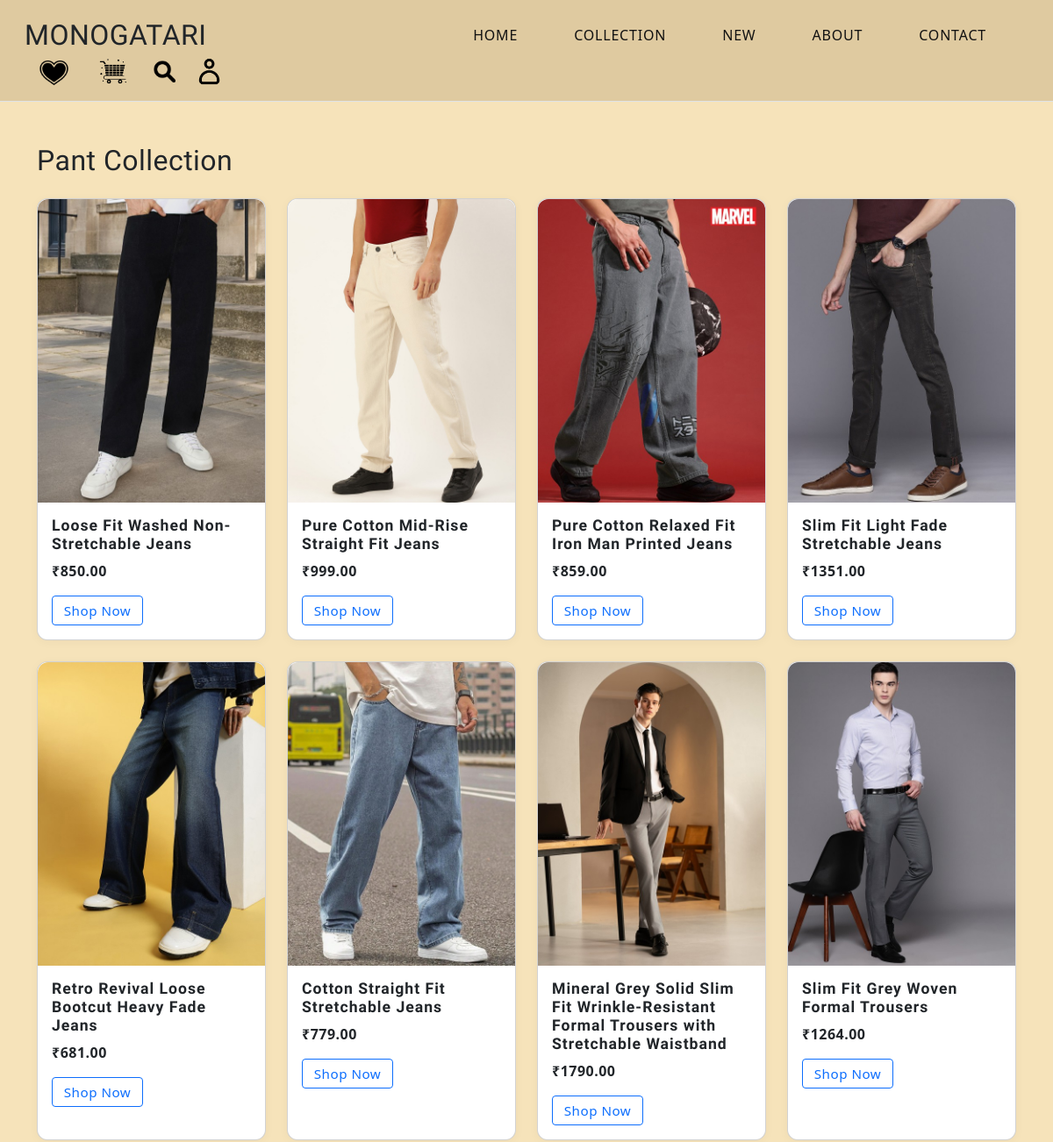
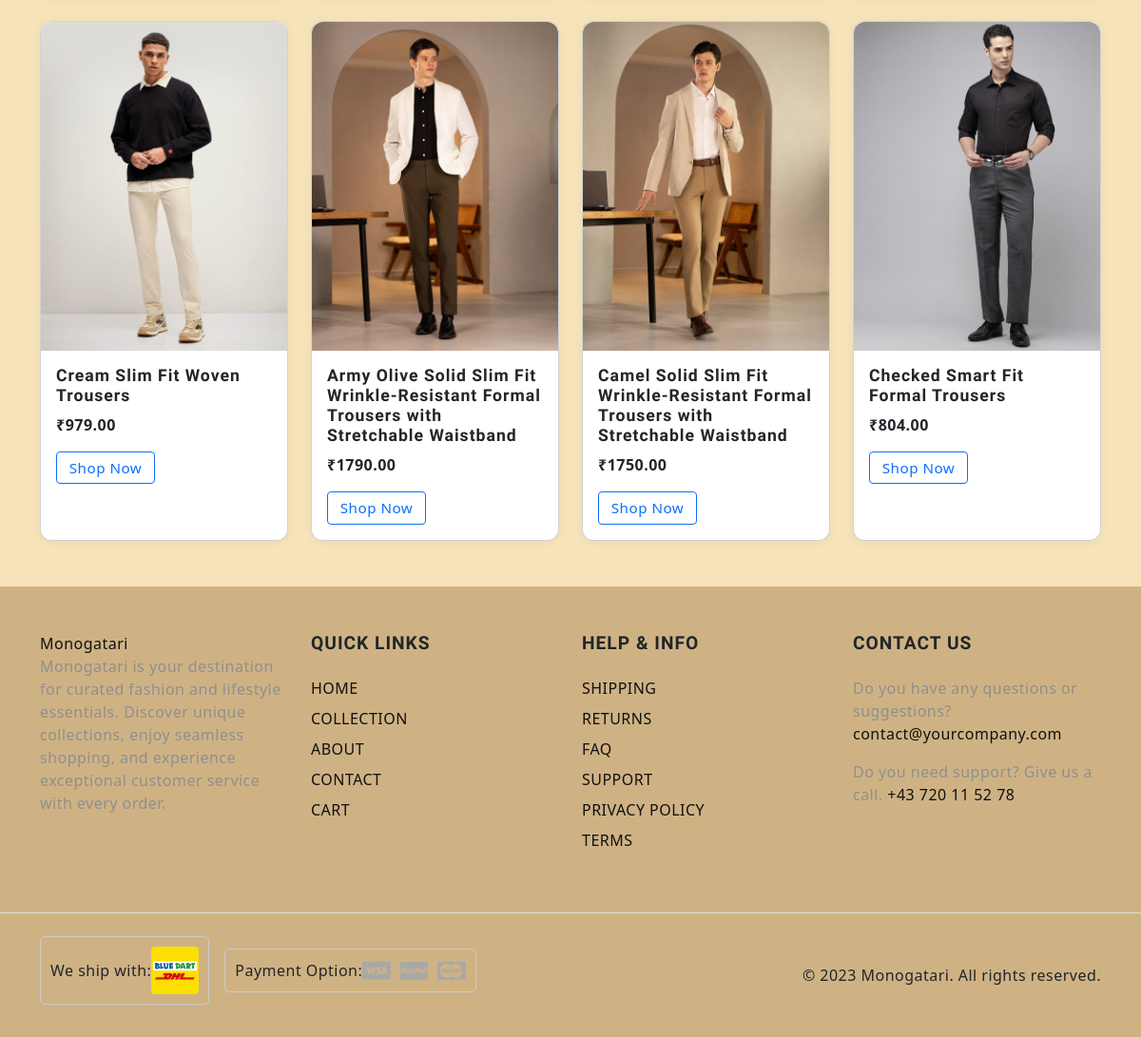
Page /pant/ on the committed database (2 pictures, top to bottom).
### shop/models.py (models this page shows, shortened)
class Product(models.Model):
    CATEGORY_CHOICES = [
        ('shirt', 'Shirt'),
        ('pant', 'Pant'),
        ('coat', 'Coat'),
        ('skirt', 'Skirt'),
        ('top', 'Top'),
        ('dress', 'Dress'),
    ]
    GENDER_CHOICES = [
        ('men', 'Men'),
        ('women', 'Women'),
    ]
    name = models.CharField(max_length=100)
    description = models.TextField()
    composition = models.TextField(blank=True)
    care = models.TextField(blank=True)
    disclaimer = models.TextField(blank=True)
    price = models.DecimalField(max_digits=8, decimal_places=2)
    image = models.ImageField(upload_to='products/')
    slug = models.SlugField(unique=True, blank=True)
    category = models.CharField(max_length=20, choices=CATEGORY_CHOICES)
    sizes = models.CharField(max_length=100, default="S", help_text="Comma-separated sizes, e.g. S,M,L,XL")
    gender = models.CharField(max_length=10, choices=GENDER_CHOICES, default='unisex')

### shop/views.py (the view)
# urls.py: path('<str:category>/', views.product_list, name='product_list'),
def product_list(request, category=None):
    products = Product.objects.all()
    if category:
        products = products.filter(category=category)
    product_filter = ProductFilter(request.GET, queryset=products)
    return render(request, 'product_list.html', {
        'filter': product_filter,
        'category': category,
        'products': product_filter.qs,  # <-- Add this line
    })

### templates/product_list.html (shortened to what this page needs)
{% extends "base.html" %}
{% block content %}
<div class="container my-5">
    <h2 class="mb-4 text-capitalize">{{ category }} Collection</h2>
    <div class="row g-4">
        {% for product in products %}
        <div class="col-12 col-sm-6 col-md-4 col-lg-3">
            <div class="card h-100">
                <img src="{{ product.image.url }}" class="card-img-top" alt="{{ product.name }}">
                <div class="card-body">
                    <h5 class="card-title">{{ product.name }}</h5>
                    <p class="card-text fw-bold">₹{{ product.price }}</p>
                    <a href="{% url 'product_detail' category=product.category slug=product.slug %}" class="btn btn-outline-primary btn-sm">Shop Now</a>
                </div>
            </div>
        </div>
        {% endfor %}
    </div>
</div>
{% endblock %}

### templates/base.html (shortened to what this page needs)
{% load static %}
<!DOCTYPE html>
<html>
<head>
    <link href="https://cdn.jsdelivr.net/npm/bootstrap@5.3.0-alpha3/dist/css/bootstrap.min.css" rel="stylesheet">
    <link rel="stylesheet" href="https://cdn.jsdelivr.net/npm/swiper@9/swiper-bundle.min.css" />
    <link rel="stylesheet" href="https://cdnjs.cloudflare.com/ajax/libs/animate.css/4.1.1/animate.min.css"/>
    <link rel="stylesheet" type="text/css" href="{% static 'css/base.css' %}">
    <link href="https://cdn.jsdelivr.net/npm/bootstrap@5.3.0-alpha3/dist/css/bootstrap.min.css" rel="stylesheet"
>
    <link rel="stylesheet" href="https://cdn.jsdelivr.net/npm/bootstrap-icons@1.11.3/font/bootstrap-icons.css">
</head>
<body>
    {% include "header.html" %}
    <main>
        {% block content %}{% endblock %}
    </main>
    {% include "footer.html" %}
</body>
</html>

### templates/header.html (shortened to what this page needs)
{% load static %}
<nav class="navbar navbar-expand-lg text-uppercase fs-6 p-3 border-bottom align-items-center">
    <div class="container-fluid">
        <div class="row justify-content-between align-items-center w-100">
            <div class="col-auto">
                <a class="navbar-brand text-dark" href="{% url 'home' %}">
                    Monogatari
                </a>
            </div>
            <div class="col-auto">
                <div class="offcanvas offcanvas-end" tabindex="-1" id="offcanvasNavbar"
                    aria-labelledby="offcanvasNavbarLabel">
                    <div class="offcanvas-body">
                        <ul class="navbar-nav justify-content-end flex-grow-1 gap-1 gap-md-5 pe-3">
                            <li class="nav-item"><a class="nav-link" href="{% url 'home' %}">Home</a></li>
                            <li class="nav-item"><a class="nav-link" href="{% url 'collection' %}">Collection</a></li>
                            <li class="nav-item"><a class="nav-link" href="{% url 'new' %}">New</a></li>
                            <li class="nav-item"><a class="nav-link" href="{% url 'about' %}">About</a></li>
                            <li class="nav-item"><a class="nav-link" href="{% url 'contact' %}">Contact</a></li>
                        </ul>
                    </div>
                </div>
            </div>
            <div class="col-3 col-lg-auto">
                <ul class="list-unstyled d-flex m-0">
                    <li class="d-none d-lg-block">
                        <a href="{% url 'wishlist' %}" class="text-uppercase mx-3"><img src="{% static "images/wishlist.png" %}" width="35px"></a>
                    </li>
                    <li class="d-none d-lg-block">
                        <a href="{% url 'cart' %}" class="text-uppercase mx-3"><img src="{% static "images/cart.png" %}" width="35px"></a>
                    </li>
                    <li class="search-box mx-2">
                        <a href="{% url 'search' %}" class="search-button"><img src="{% static "images/search.png" %}" width="35px"></a>
                    </li>
                    <li class="account-icon mx-2">
                        {% if user.is_authenticated %}
                            <a href="{% url 'users:profile' %}" class="profile-button">
                                <img src="{% static "images/profile.png" %}" width="35px">
                            </a>
                        {% else %}
                            <a href="{% url 'users:login' %}" class="profile-button">
                                <img src="{% static "images/profile.png" %}" width="35px">
                            </a>
                        {% endif %}
                    </li>
                </ul>
            </div>
        </div>
    </div>
</nav>

### templates/footer.html (shortened to what this page needs)
{% load static %}
<footer id="footer" class="mt-5">
    <div class="container">
        <div class="row d-flex flex-wrap justify-content-between py-5">
            <div class="col-md-3 col-sm-6">
                <div class="footer-menu">
                    <a href="{% url 'home' %}">Monogatari</a>
                    <span class="footer-desc">
                        Monogatari is your destination for curated fashion and lifestyle essentials. Discover unique collections, enjoy seamless shopping, and experience exceptional customer service with every order.
                    </span>
                </div>
            </div>
            <div class="col-md-3 col-sm-6">
                <div class="footer-menu">
                    <h5 class="widget-title text-uppercase mb-4">Quick Links</h5>
                    <ul class="menu-list list-unstyled text-uppercase border-animation-left fs-6">
                        <li class="menu-item"><a href="{% url 'home' %}">Home</a></li>
                        <li class="menu-item"><a href="{% url 'collection' %}">Collection</a></li>
                        <li class="menu-item"><a href="{% url 'about' %}">About</a></li>
                        <li class="menu-item"><a href="{% url 'contact' %}">Contact</a></li>
                        <li class="menu-item"><a href="{% url 'cart' %}">Cart</a></li>
                    </ul>
                </div>
            </div>
            <div class="col-md-3 col-sm-6">
                <div class="footer-menu">
                    <h5 class="widget-title text-uppercase mb-4">Help & Info</h5>
                    <ul class="menu-list list-unstyled text-uppercase border-animation-left fs-6">
                        <li class="menu-item"><a href="#">Shipping</a></li>
                        <li class="menu-item"><a href="#">Returns</a></li>
                        <li class="menu-item"><a href="#">FAQ</a></li>
                        <li class="menu-item"><a href="#">Support</a></li>
                        <li class="menu-item"><a href="#">Privacy Policy</a></li>
                        <li class="menu-item"><a href="#">Terms</a></li>
                    </ul>
                </div>
            </div>
            <div class="col-md-3 col-sm-6">
                <div class="footer-menu">
                    <h5 class="widget-title text-uppercase mb-4">Contact Us</h5>
                    <span class="footer-desc">Do you have any questions or suggestions? <a href="mailto:contact@yourcompany.com" class="item-anchor">contact@yourcompany.com</a></span>
                    <span class="footer-desc">Do you need support? Give us a call. <a href="tel:+43 720 11 52 78" class="item-anchor">+43 720 11 52 78</a></span>
                </div>
            </div>
        </div>
    </div>
    <div class="border-top py-4">
        <div class="container">
            <div class="row">
                <div class="col-md-6 d-flex flex-wrap align-items-center">
                    <div class="shipping me-3">
                        <span>We ship with:</span>
                        <img src="{% static 'images/ship.png' %}" alt="icon" width="50px">
                    </div>
                    <div class="payment-option">
                        <span>Payment Option:</span>
                        <img src="{% static 'images/visa-card.png' %}" alt="card">
                        <img src="{% static 'images/paypal-card.png' %}" alt="card">
                        <img src="{% static 'images/master-card.png' %}" alt="card">
                    </div>
                </div>
                <div class="col-md-6 text-end align-self-center">
                    <div class="copyright-text">
                        <p class="mb-0">&copy; 2023 Monogatari. All rights reserved.</p>
                    </div>
                </div>
            </div>
        </div>
    </div>
</footer>

### static/css/base.css (style rules this page uses)
:root { --heading-font: "Marcellus", Roboto, sans-serif; --body-font: "Jost", Roboto, sans-serif; --heading-color: #111; --body-color: #8f8f8f; --primary: #8C907E; --light: #F1F1F0; --dark: #212529; --black: #111; --link-color: #111; --link-hover: #8C907E; }
body { font-family: var(--body-font); font-size: 18px; font-weight: 400; line-height: 1.5; color: var(--body-color); letter-spacing: 0.03rem; background: #f6e3ba !important; }
h1, h2, h3, h4, h5, h6 { font-family: var(--heading-font); color: var(--heading-color); font-weight: 400; line-height: 1.24; margin: 25px 0 15px 0; }
h2 { font-size: 3.6rem; }
h5 { font-size: 1.4rem; letter-spacing: 1px; }
a { color: var(--link-color); text-decoration: none; transition: color 0.2s; }
.container-fluid { max-width: 1800px; }
.navbar { background-color: #DFCAA0; border-bottom: 1px solid #eee; }
.navbar .navbar-brand { font-family: var(--heading-font); font-size: 2rem; color: var(--black); }
.navbar-nav .nav-link { color: var(--black); font-weight: 500; letter-spacing: 0.05em; }
footer { background-color: #CFB284; color: var(--dark); font-size: 1rem; }
footer a { color: var(--black); text-decoration: none; transition: color 0.2s; }
.footer-menu .widget-title { font-size: 1.2rem; font-weight: 700; margin-bottom: 1rem; }
.footer-menu ul { padding-left: 0; list-style: none; }
.footer-menu ul li { margin-bottom: 0.5rem; }
.footer-menu .footer-desc { display: block; margin-bottom: 1rem; color: var(--body-color); font-size: 1rem; }
.shipping { display: flex; justify-content: space-between; align-items: center; padding: 10px; border: 1px solid #ccc; border-radius: 5px; margin-bottom: 10px; }
.payment-option { display: flex; justify-content: space-between; align-items: center; padding: 10px; border: 1px solid #ccc; border-radius: 5px; margin-bottom: 10px; }
.payment-option img { margin-right: 10px; }
.payment-option img:last-child { margin-right: 0; }
.text-uppercase { text-transform: uppercase; }
.text-dark { color: var(--black) !important; }
.mt-5 { margin-top: 3rem !important; }
.mb-4 { margin-bottom: 1.5rem !important; }
.py-4 { padding-top: 1.5rem !important; padding-bottom: 1.5rem !important; }
.py-5 { padding-top: 3rem !important; padding-bottom: 3rem !important; }
.navbar .mx-3 { margin-left: 1rem !important; margin-right: 1rem !important; }
html { font-size: 16px; }
.container { padding-right: 15px; padding-left: 15px; width: 100%; margin-right: auto; margin-left: auto; }
img { max-width: 100%; height: auto; }
.row { margin-right: -15px; margin-left: -15px; }

### templates/product_list.html (style rules this page uses)
.card { font-size: 0.97rem; border-radius: 12px; box-shadow: 0 2px 12px rgba(0,0,0,0.04); }
.card-img-top { width: 100%; height: auto; object-fit: contain; background: #f8f8f8; border-top-left-radius: 12px; border-top-right-radius: 12px; display: block; margin-left: auto; margin-right: auto; }
.card-title { font-size: 1.1rem; font-weight: 600; }
.card-text { font-size: 1rem; }
.btn-sm { padding: 0.3rem 0.8rem; font-size: 0.95rem; }

### rows in the picture
Product: image (picture), name "Loose Fit Washed Non-Stretchable Jeans", price "850.00"
Product: image (picture), name "Pure Cotton Mid-Rise Straight Fit Jeans", price "999.00"
Product: image (picture), name "Pure Cotton Relaxed Fit Iron Man Printed Jeans", price "859.00"
Product: image (picture), name "Slim Fit Light Fade Stretchable Jeans", price "1351.00"
Product: image (picture), name "Retro Revival Loose Bootcut Heavy Fade Jeans", price "681.00"
Product: image (picture), name "Cotton Straight Fit Stretchable Jeans", price "779.00"
Product: image (picture), name "Mineral Grey Solid Slim Fit Wrinkle-Resistant Formal Trousers with Stretchable Waistband", price "1790.00"
Product: image (picture), name "Slim Fit Grey Woven Formal Trousers", price "1264.00"
Product: image (picture), name "Cream Slim Fit Woven Trousers", price "979.00"
Product: image (picture), name "Army Olive Solid Slim Fit Wrinkle-Resistant Formal Trousers with Stretchable Waistband", price "1790.00"
Product: image (picture), name "Camel Solid Slim Fit Wrinkle-Resistant Formal Trousers with Stretchable Waistband", price "1750.00"
Product: image (picture), name "Checked Smart Fit Formal Trousers", price "804.00"

### other values in the picture
{{ category }} "Pant"
